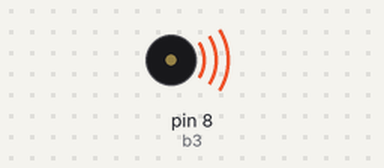
Bench run of a sketch on a simulated Arduino Uno, built with avr-gcc and run on an emulated ATmega328P. Shown: buzzer (waves = sounding).

Above: at 0.4 s.
At 30.45 s:
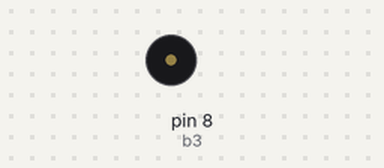
Timing chart, 0 to 31.2 s (numbered marks = the images above):
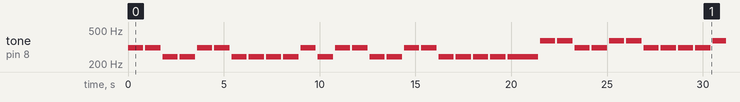

Measured:
- by itself, tone on pin 8 (b3): plays 310 Hz for 0.80 s, 310 Hz for 0.80 s, 242 Hz for 0.80 s, 242 Hz for 0.80 s, 310 Hz for 0.80 s, 310 Hz for 0.80 s … (129 notes in this stretch)

The sketch:

buzzer_Ele_Gune_Karsi.ino
```cpp
// MFÖ - Ele Güne Karşı (Çok Basit)
// Sadece 3 nota kullan

const int b1 = 6;
const int b2 = 7;
const int b3 = 8;

#define DO  262
#define MI  330
#define SOL 392

int basitMelodi[] = {
  MI, MI, DO, DO, MI, MI,
  DO, DO, DO, DO, MI, DO,
  MI, MI, DO, DO, MI, MI,
  DO, DO, DO, DO, DO,

  SOL, SOL, MI, MI, SOL, SOL,
  MI, MI, MI, MI, SOL, MI,
  SOL, SOL, MI, MI, SOL, SOL,
  MI, MI, MI, MI, MI
};

int basitSure[] = {
  800, 800, 800, 800, 800, 800,
  800, 800, 800, 800, 800, 800,
  800, 800, 800, 800, 800, 800,
  800, 800, 800, 800, 1600,

  800, 800, 800, 800, 800, 800,
  800, 800, 800, 800, 800, 800,
  800, 800, 800, 800, 800, 800,
  800, 800, 800, 800, 1600
};

void setup() {
  pinMode(b1, OUTPUT);
  pinMode(b2, OUTPUT);
  pinMode(b3, OUTPUT);
}

void loop() {
  // Tüm buzzer'lar birlikte çal (güçlü ses)
  for (int i = 0; i < sizeof(basitMelodi)/sizeof(basitMelodi[0]); i++) {
    tone(b1, basitMelodi[i], basitSure[i]);
    tone(b2, basitMelodi[i] + 20, basitSure[i]);
    tone(b3, basitMelodi[i] - 20, basitSure[i]);

    delay(basitSure[i]);

    noTone(b1);
    noTone(b2);
    noTone(b3);

    delay(100);
  }

  delay(5000);
}
```
